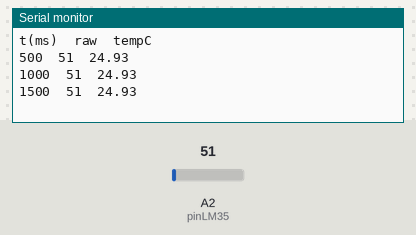
Bench run of a sketch on a simulated Arduino Uno, built with avr-gcc and run on an emulated ATmega328P. Shown: the last lines printed to the serial monitor. Inputs (shaded band) come from the test bench; at power-on: A2 (pinLM35) = 51.

Above: at 1.8 s.
1.9 s: A2 (pinLM35) set to 61
At 2.31 s:
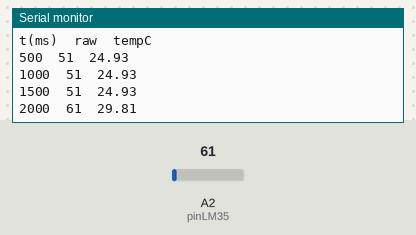
3.4 s: A2 (pinLM35) set to 71
At 3.9 s:
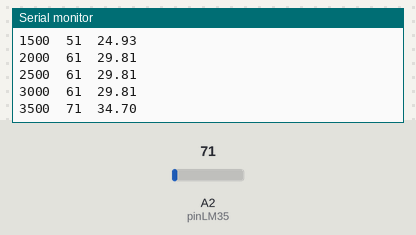
Timing chart, 0 to 6.4 s (numbered marks = the images above; inputs shaded):
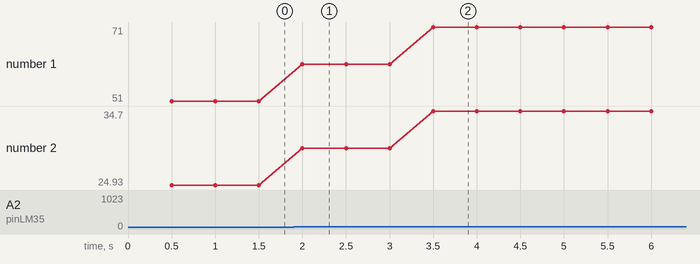

The sketch:

lab-03-parte4.ino
```cpp
/*
para este caso se toma el pin A2 para conectar el sensor de temperatura LM35,
aunque también se puede usar A0, A1, A3, A4 o A5.
El código es el mismo, solo cambia la constante pinLM35.
*/

const int pinLM35 = A2;


unsigned long t0 = 0;

void setup() {
  Serial.begin(9600);
  Serial.println("t(ms)\traw\ttempC");
}

void loop() {

 /*
 muetreando los datos cada 500 ms (2 Hz), se evita saturar el Serial Monitor con demasiados datos,
 permitiendo observar los cambios en la temperatura de manera clara y legible.
 */
  if (millis() - t0 >= 500) {
    t0 = millis();

/*
el factor de escala es 500, puesto el que sensor LM35 produce una salida de 10 mV/°C
el voltaje de referencia son 5 V, por lo que 5/0.01 = 500.0
se divide por 1023.0 porque el ADC produce 1024 niveles (0 a 1023), y el nivel 1023 corresponde exactamente a V_ref = 5.00 V
*/
    int rawLM35 = analogRead(pinLM35);
    float tempC = rawLM35 * (500.0 / 1023.0);

    Serial.print(t0);
    Serial.print("\t");
    Serial.print(rawLM35);
    Serial.print("\t");
    Serial.println(tempC, 2);
  }

}
```

Measured:
- after the input at 1.9 s, the serial monitor: prints a new line after 0.10 s (image 1)
- after the input at 3.4 s, the serial monitor: prints a new line after 0.10 s (image 2)
- plotted number 1: 51 → 61 after the input at 1.9 s, 61 → 71 after the input at 3.4 s
- plotted number 2: 24.93 → 29.81 after the input at 1.9 s, 29.81 → 34.7 after the input at 3.4 s
